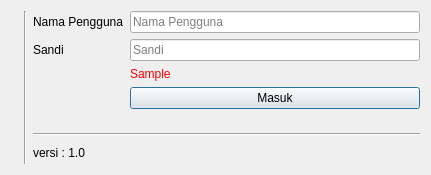
<?xml version="1.0" encoding="UTF-8"?>
<ui version="4.0">
 <class>LoginDialog</class>
 <widget class="QDialog" name="LoginDialog">
  <property name="geometry">
   <rect>
    <x>0</x>
    <y>0</y>
    <width>431</width>
    <height>175</height>
   </rect>
  </property>
  <property name="windowTitle">
   <string/>
  </property>
  <property name="modal">
   <bool>true</bool>
  </property>
  <layout class="QHBoxLayout" name="horizontalLayout">
   <item>
    <widget class="QLabel" name="label">
     <property name="text">
      <string/>
     </property>
     <property name="pixmap">
      <pixmap resource="../../imperion/imperion.qrc">:/images/icon_128.png</pixmap>
     </property>
    </widget>
   </item>
   <item>
    <widget class="Line" name="line">
     <property name="orientation">
      <enum>Qt::Vertical</enum>
     </property>
    </widget>
   </item>
   <item>
    <layout class="QVBoxLayout" name="verticalLayout">
     <property name="bottomMargin">
      <number>0</number>
     </property>
     <item>
      <layout class="QFormLayout" name="formLayout">
       <item row="0" column="0">
        <widget class="QLabel" name="label_2">
         <property name="text">
          <string notr="true">Nama Pengguna</string>
         </property>
        </widget>
       </item>
       <item row="1" column="0">
        <widget class="QLabel" name="label_3">
         <property name="text">
          <string notr="true">Sandi</string>
         </property>
        </widget>
       </item>
       <item row="0" column="1">
        <widget class="QLineEdit" name="lineUsername">
         <property name="text">
          <string/>
         </property>
         <property name="placeholderText">
          <string notr="true">Nama Pengguna</string>
         </property>
        </widget>
       </item>
       <item row="1" column="1">
        <widget class="QLineEdit" name="linePassword">
         <property name="text">
          <string/>
         </property>
         <property name="echoMode">
          <enum>QLineEdit::Password</enum>
         </property>
         <property name="placeholderText">
          <string notr="true">Sandi</string>
         </property>
        </widget>
       </item>
       <item row="3" column="1">
        <widget class="QPushButton" name="pushLogin">
         <property name="text">
          <string notr="true">Masuk</string>
         </property>
         <property name="default">
          <bool>true</bool>
         </property>
        </widget>
       </item>
       <item row="2" column="1">
        <widget class="QLabel" name="labelError">
         <property name="styleSheet">
          <string notr="true">font-size: 12px; color: red;</string>
         </property>
         <property name="text">
          <string>Sample</string>
         </property>
        </widget>
       </item>
      </layout>
     </item>
     <item>
      <spacer name="verticalSpacer">
       <property name="orientation">
        <enum>Qt::Vertical</enum>
       </property>
       <property name="sizeHint" stdset="0">
        <size>
         <width>20</width>
         <height>40</height>
        </size>
       </property>
      </spacer>
     </item>
     <item>
      <widget class="Line" name="line_2">
       <property name="orientation">
        <enum>Qt::Horizontal</enum>
       </property>
      </widget>
     </item>
     <item>
      <layout class="QHBoxLayout" name="horizontalLayout_2">
       <property name="topMargin">
        <number>0</number>
       </property>
       <item>
        <widget class="QLabel" name="labelVersion">
         <property name="sizePolicy">
          <sizepolicy hsizetype="Expanding" vsizetype="Preferred">
           <horstretch>0</horstretch>
           <verstretch>0</verstretch>
          </sizepolicy>
         </property>
         <property name="styleSheet">
          <string notr="true">font-size: 12px;</string>
         </property>
         <property name="text">
          <string notr="true">versi : 1.0</string>
         </property>
        </widget>
       </item>
       <item>
        <widget class="QPushButton" name="pushConfig">
         <property name="text">
          <string/>
         </property>
         <property name="icon">
          <iconset resource="../../imperion/imperion.qrc">
           <normaloff>:/images/16x16/gear.png</normaloff>:/images/16x16/gear.png</iconset>
         </property>
         <property name="autoDefault">
          <bool>false</bool>
         </property>
         <property name="flat">
          <bool>true</bool>
         </property>
        </widget>
       </item>
      </layout>
     </item>
    </layout>
   </item>
  </layout>
 </widget>
 <resources>
  <include location="../../imperion/imperion.qrc"/>
 </resources>
 <connections/>
</ui>
